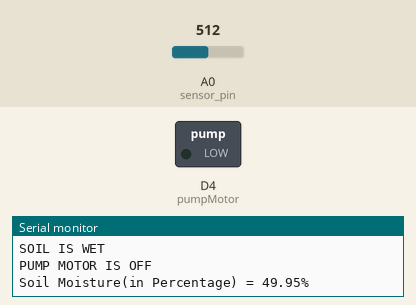
Recording of a sketch running on a simulated ESP8266 (NodeMCU). Shown: switched loads named in the sketch (green lamp = pin HIGH), the last lines printed to the serial monitor. The test bench sets the inputs (shaded band); at power-on: A0 (sensor_pin) = 512.

Above: at 1.8 s.
1.9 s: A0 (sensor_pin) set to 906
4.2 s: A0 (sensor_pin) set to 928
At 6.7 s:
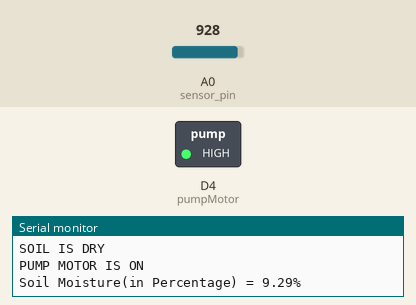
7.5 s: A0 (sensor_pin) set to 900
At 9.6 s:
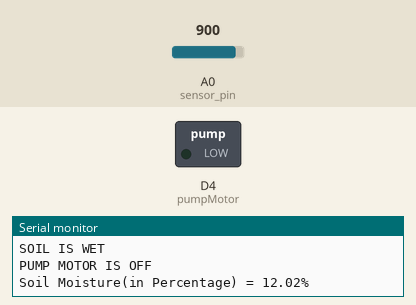
10.5 s: A0 (sensor_pin) set to 1023
At 12.6 s:
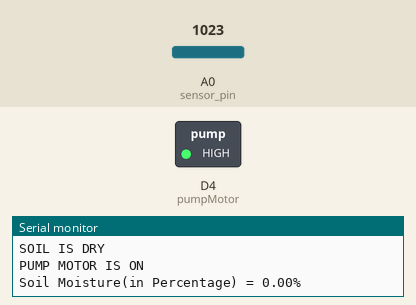
Timing chart, 0 to 14.1 s (numbered marks = the images above; inputs shaded):
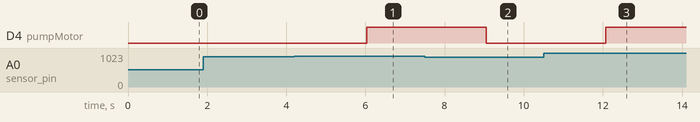

Measured:
- the behaviour switches between 920 and 921 on A0 (sensor_pin) (found by bisection; images 0 and 1)
- after the input at 4.2 s, D4 (pumpMotor): LOW → HIGH after 1.8 s
- after the input at 7.5 s, D4 (pumpMotor): HIGH → LOW after 1.6 s
- after the input at 10.5 s, D4 (pumpMotor): LOW → HIGH after 1.6 s

The sketch:

soilmoisture.ino
```cpp
const int sensor_pin = A0;  /* Connect Soil moisture analog sensor pin to A0 of NodeMCU */
#define pumpMotor D4

void setup() {
  Serial.begin(9600); /* Define baud rate for serial communication */
  pinMode(pumpMotor,OUTPUT);
}

void loop() {
  float moisture_percentage;

  moisture_percentage = ( 100.00 - ( (analogRead(sensor_pin)/1023.00) * 100.00 ) );

  Serial.print("Soil Moisture(in Percentage) = ");
  Serial.print(moisture_percentage);
  Serial.println("%");


  delay(1000);

   if (moisture_percentage < 10) {
    digitalWrite(pumpMotor, HIGH);
    Serial.println("SOIL IS DRY");
    Serial.println("PUMP MOTOR IS ON");

  }
  else if (moisture_percentage >10 && moisture_percentage <50 ) {
    digitalWrite(pumpMotor, LOW);
    Serial.println("SOIL IS WET");
    Serial.println("PUMP MOTOR IS OFF");
  }
  else if (moisture_percentage > 50 ) {
    digitalWrite(pumpMotor, LOW);
    Serial.println("SOIL IS FULLY WATERED");
    Serial.println("PUMP MOTOR IS OFF");
  }

}
```
